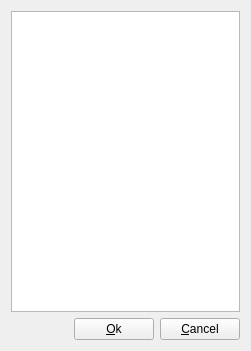
<ui version="4.0" >
 <class>TableSelectWidgetClass</class>
 <widget class="QWidget" name="TableSelectWidgetClass" >
  <property name="geometry" >
   <rect>
    <x>0</x>
    <y>0</y>
    <width>251</width>
    <height>351</height>
   </rect>
  </property>
  <property name="windowTitle" >
   <string>TableSelectWidget</string>
  </property>
  <layout class="QGridLayout" name="gridLayout" >
   <item row="0" column="0" >
    <widget class="QListView" name="tables" />
   </item>
   <item row="1" column="0" >
    <layout class="QHBoxLayout" name="horizontalLayout" >
     <item>
      <spacer name="horizontalSpacer" >
       <property name="orientation" >
        <enum>Qt::Horizontal</enum>
       </property>
       <property name="sizeHint" stdset="0" >
        <size>
         <width>40</width>
         <height>20</height>
        </size>
       </property>
      </spacer>
     </item>
     <item>
      <widget class="QPushButton" name="ok" >
       <property name="text" >
        <string>&amp;Ok</string>
       </property>
      </widget>
     </item>
     <item>
      <widget class="QPushButton" name="cancel" >
       <property name="text" >
        <string>&amp;Cancel</string>
       </property>
      </widget>
     </item>
    </layout>
   </item>
  </layout>
 </widget>
 <layoutdefault spacing="6" margin="11" />
 <resources/>
 <connections>
  <connection>
   <sender>cancel</sender>
   <signal>clicked()</signal>
   <receiver>TableSelectWidgetClass</receiver>
   <slot>close()</slot>
   <hints>
    <hint type="sourcelabel" >
     <x>192</x>
     <y>331</y>
    </hint>
    <hint type="destinationlabel" >
     <x>54</x>
     <y>316</y>
    </hint>
   </hints>
  </connection>
 </connections>
</ui>
